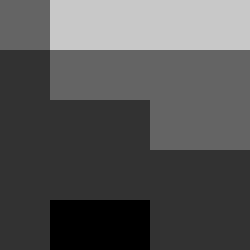
%> input picture Influence of Stress Change Direction Constraint/diceng_50_50.bmp, 50 x 50 px (shown 5 times larger)
$ octave mak9variable.m   (GNU Octave 9; MATLAB toolbox functions it lacks are replaced by stand-ins)
%> lines starting %> are read from the running program, lines starting %| are printed output that depends on the picture
### Influence of Stress Change Direction Constraint/checkPic.m
% 检查两幅图片的大小关系是否正确
function myans=checkPic(x)
    sizeOfX=size(x);
    if sizeOfX(1,1)~=1
        error('sizeOfX(1,1)~=1');
    end
    x1=x(1,1:(sizeOfX(1,2)/2));%获得第一幅图片信息
    x2=x(1,(sizeOfX(1,2)/2+1):sizeOfX(1,2));%获得第二幅图片信息
    pic1=PSO_FFTtoPic(x1);
    pic2=PSO_FFTtoPic(x2);
    v1=[pic1(10,27) pic1(10,28) pic1(10,29) pic1(10,30) pic1(10,31) pic1(10,32) pic1(10,33) pic1(10,34) pic1(10,35) pic1(10,36) pic1(10,37) pic1(10,38) pic1(10,39) pic1(10,40) pic1(11,27) pic1(11,28) pic1(11,29) pic1(11,30) pic1(11,31) pic1(11,32) pic1(11,33) pic1(11,34) pic1(11,35) pic1(11,36) pic1(11,37) pic1(11,38) pic1(11,39) pic1(11,40)];
    v2=[pic2(10,27) pic2(10,28) pic2(10,29) pic2(10,30) pic2(10,31) pic2(10,32) pic2(10,33) pic2(10,34) pic2(10,35) pic2(10,36) pic2(10,37) pic2(10,38) pic2(10,39) pic2(10,40) pic2(11,27) pic2(11,28) pic2(11,29) pic2(11,30) pic2(11,31) pic2(11,32) pic2(11,33) pic2(11,34) pic2(11,35) pic2(11,36) pic2(11,37) pic2(11,38) pic2(11,39) pic2(11,40)];
  %     v1应该大于v2
    sizeOfv1=size(v2);
    for i=1:1:sizeOfv1(1,2)
        if(v1(1,i)<v2(1,i))
            break;
        end
    end
    if(i==sizeOfv1(1,2))
        myans=1;
    else
        myans=0;
    end

end

### Influence of Stress Change Direction Constraint/PSO_FFTtoPic.m
%将频谱转换为图像
function mypic=PSO_FFTtoPic(fftmatrix)%传入参数为一组模和幅角，格式[x1.mod x1.ang x2.mod x2.ang.....]，需要将其填充到图片频谱的确定位置
    c_tupian='diceng_50_50.bmp';
    myjpg=imread(c_tupian);
    sizemyjpg=size(myjpg);%获得图片矩阵和fft矩阵大小
    newfftmx=zeros(sizemyjpg(1,1),sizemyjpg(1,2));

    fftmxsize=size(fftmatrix);
    if (fftmxsize(1,2)/2)~=5
        error('PSO_FFTtoPic error!');
    end
    newtemp=zeros(2,fftmxsize(1,2)/2);
    for j=1:1:(fftmxsize(1,2)/2)
        ang=fftmatrix(1,j*2);%取幅角
        mo=fftmatrix(1,j*2-1);%取模
        ang=ang*pi/180;%角度转为弧度
        %规定fftmatrix中参数排列顺序对应为[x1.mod x1.ang x2.mod x2.ang x3.mod x3.ang x4.mod x4.ang x5.mod x5.ang]
        %[(25,25) (26,25) (25,26) (26,26) (25,27)]
        myreal=mo*cos(ang);
        myinscriber=mo*sin(ang)*1i;
        newtemp(1,j)=myreal+myinscriber;%第一行放正
        newtemp(2,j)=myreal-myinscriber;%第二行放共轭复数
    end
    %获得fft矩阵
    newfftmx(25,25)=newtemp(1,1);
    newfftmx(25,26)=newtemp(1,2);
    newfftmx(27,25)=newtemp(2,5);
    newfftmx(26,25)=newtemp(1,3);
    newfftmx(26,26)=newtemp(1,4);
    newfftmx(26,27)=newtemp(2,3);
    newfftmx(25,27)=newtemp(1,5);
    newfftmx(27,26)=newtemp(2,2);
    newfftmx(27,27)=newtemp(2,1);
    %获得对应的图像
    newimag=uint8(real(ifft2(ifftshift(newfftmx))));
    mypic=newimag;


end

### Influence of Stress Change Direction Constraint/PSO_hanshuzhi.m
function myans=PSO_hanshuzhi(x)
%检查两幅图片之间是否符合已测得的大小关系
bigOrSmall=checkPic(x);
%送入的为两张图片的随机模型，需要从中间分开，变为两个独立的模型
sizeOfX=size(x);
if sizeOfX(1,1)~=1
    error('sizeOfX(1,1)~=1');
end
x1=x(1,1:(sizeOfX(1,2)/2));%获得第一幅图片信息
x2=x(1,(sizeOfX(1,2)/2+1):sizeOfX(1,2));%获得第二幅图片信息

%对第一幅图片进行射线追踪，获得到时信息
x=x1;
%将送入的x转换为图像
x=PSO_FFTtoPic(x);
pic1=x;
%将送入的x转换为图像
%送入的x为待求解的一个个体，应取整
%x=round(x);%取整
c_tupian='diceng_50_50.bmp';
c_StartV=30;
c_EndV=60;
c_RealXLength=200;
c_RealYLength=50;
c_NofPoints=2;%50*50图像时改为2
%TheoArrTime=0;%!!!!!!must be changed correct
myjpg=imread(c_tupian);
sizemyjpg=size(myjpg);
c_pic_hang=sizemyjpg(1,1);
c_pic_lie=sizemyjpg(1,2);
c_Map=x;%PSO送入的值列对应变量，c_Map中行对应变量，获得一幅图像
%c_Map=uint8(c_Map);
%查看理论到时是否存在，不存在报错，存在则读取
if exist('TheoArrTime_50_50.mat','file')==0%不存在
    error('no TheoArrTime.mat');
end
hofT=load('TheoArrTime_50_50.mat');
TheoArrTime=hofT.TheoArrTime;%获得理论到时
TheoArrTime_size=size(TheoArrTime);
%根据检波器和震源组合次数进行射线追踪
RealArrTime=zeros(1,TheoArrTime_size(1,2));
c_pic=c_Map;
% tic;
parfor NofArr=1:1:TheoArrTime_size(1,2)%进行并行for循环 parfor

            %sprintf('raytrace num=%d,total=%d',NofArr,TheoArrTime_size(1,2))
            RealArrTime(1,NofArr)=RayTrace2(c_pic,c_StartV,c_EndV,c_RealXLength,c_RealYLength,c_NofPoints,TheoArrTime(1,NofArr),TheoArrTime(2,NofArr),TheoArrTime(3,NofArr),TheoArrTime(4,NofArr));
            %sprintf('trace time=%d',toc)

end
% sprintf('第一张图片第一次射线追踪用时：')
% toc
result=RealArrTime;
theo=TheoArrTime;
%图片逆时针旋转90度以后再次进行射线追踪，模拟震源和检波器垂直排列时的情形
c_Map=rotatepic_counterclockwise_90(x);
if exist('TheoArrTime_counterclockwise_90_50_50_counterclockwise_90.mat','file')==0%不存在
    error('no TheoArrTime_counterclockwise_90_50_50_counterclockwise_90.mat');
end
hofT=load('TheoArrTime_counterclockwise_90_50_50_counterclockwise_90.mat');
TheoArrTime=hofT.TheoArrTime;%获得理论到时
TheoArrTime_size=size(TheoArrTime);
%根据检波器和震源组合次数进行射线追踪
RealArrTime=zeros(1,TheoArrTime_size(1,2));
c_pic=c_Map;
% tic;
parfor NofArr=1:1:TheoArrTime_size(1,2)%进行并行for循环 parfor

            %sprintf('raytrace rotate counterclockwise 90 num=%d,total=%d',NofArr,TheoArrTime_size(1,2))
            RealArrTime(1,NofArr)=RayTrace2(c_pic,c_StartV,c_EndV,c_RealXLength,c_RealYLength,c_NofPoints,TheoArrTime(1,NofArr),TheoArrTime(2,NofArr),TheoArrTime(3,NofArr),TheoArrTime(4,NofArr));
            %sprintf('trace time=%d',toc)

end
% sprintf('第一张图片第二次射线追踪用时：')
% toc
result_r=RealArrTime;
theo_r=TheoArrTime;
finalRealArrTime=[result result_r];%获得第一幅图片的实际到时
finalTheoArrTime=[theo theo_r];%获得第一幅图片的测量到时
%对第一幅图片进行射线追踪，获得到时信息


%对第二幅图片进行射线追踪，获得到时信息
x=x2;
%将送入的x转换为图像
x=PSO_FFTtoPic(x);
pic2=x;
%将送入的x转换为图像
tic;
%送入的x为待求解的一个个体，应取整
%x=round(x);%取整
c_tupian='diceng_50_50.bmp';
c_StartV=30;
c_EndV=60;
c_RealXLength=200;
c_RealYLength=50;
c_NofPoints=2;%50*50图像时改为2
%TheoArrTime=0;%!!!!!!must be changed correct
myjpg=imread(c_tupian);
sizemyjpg=size(myjpg);
c_pic_hang=sizemyjpg(1,1);
c_pic_lie=sizemyjpg(1,2);
c_Map=x;%PSO送入的值列对应变量，c_Map中行对应变量，获得一幅图像
%c_Map=uint8(c_Map);
%查看理论到时是否存在，不存在报错，存在则读取
if exist('TheoArrTime_50_50_2.mat','file')==0%不存在
    error('no TheoArrTime_2.mat');
end
hofT=load('TheoArrTime_50_50_2.mat');
TheoArrTime=hofT.TheoArrTime;%获得理论到时
TheoArrTime_size=size(TheoArrTime);
%根据检波器和震源组合次数进行射线追踪
RealArrTime=zeros(1,TheoArrTime_size(1,2));
c_pic=c_Map;
% tic;
parfor NofArr=1:1:TheoArrTime_size(1,2)%进行并行for循环 parfor

            %sprintf('raytrace num=%d,total=%d',NofArr,TheoArrTime_size(1,2))
            RealArrTime(1,NofArr)=RayTrace2(c_pic,c_StartV,c_EndV,c_RealXLength,c_RealYLength,c_NofPoints,TheoArrTime(1,NofArr),TheoArrTime(2,NofArr),TheoArrTime(3,NofArr),TheoArrTime(4,NofArr));
            %sprintf('trace time=%d',toc)

end
% sprintf('第二张图片第一次射线追踪用时：')
% toc
result=RealArrTime;
theo=TheoArrTime;
%图片逆时针旋转90度以后再次进行射线追踪，模拟震源和检波器垂直排列时的情形
c_Map=rotatepic_counterclockwise_90(x);
if exist('TheoArrTime_counterclockwise_90_50_50_counterclockwise_90_2.mat','file')==0%不存在
    error('no TheoArrTime_counterclockwise_90_50_50_counterclockwise_90_2.mat');
end
hofT=load('TheoArrTime_counterclockwise_90_50_50_counterclockwise_90_2.mat');
TheoArrTime=hofT.TheoArrTime;%获得理论到时
TheoArrTime_size=size(TheoArrTime);
%根据检波器和震源组合次数进行射线追踪
RealArrTime=zeros(1,TheoArrTime_size(1,2));
c_pic=c_Map;
% tic;
parfor NofArr=1:1:TheoArrTime_size(1,2)%进行并行for循环 parfor

            %sprintf('raytrace rotate counterclockwise 90 num=%d,total=%d',NofArr,TheoArrTime_size(1,2))
            RealArrTime(1,NofArr)=RayTrace2(c_pic,c_StartV,c_EndV,c_RealXLength,c_RealYLength,c_NofPoints,TheoArrTime(1,NofArr),TheoArrTime(2,NofArr),TheoArrTime(3,NofArr),TheoArrTime(4,NofArr));
            %sprintf('trace time=%d',toc)

end
% sprintf('第二张图片第二次射线追踪用时：')
% toc
result_r=RealArrTime;
theo_r=TheoArrTime;
finalRealArrTime=[finalRealArrTime result result_r];%获得第一幅图片的实际到时
finalTheoArrTime=[finalTheoArrTime theo theo_r];%获得第一幅图片的测量到时
%对第二幅图片进行射线追踪，获得到时信息


arriveTimeResult=(finalRealArrTime(1,:)-finalTheoArrTime(5,:)).*(finalRealArrTime(1,:)-finalTheoArrTime(5,:));%到时计算2范数
arriveTimeResultNorm2=sqrt(sum(arriveTimeResult));
% [6 lines of commented-out code are left out]
if bigOrSmall==1%关系正确
    myans=arriveTimeResultNorm2;
else
    myans=arriveTimeResultNorm2*2;%关系不正确，返回结果变为原来2倍
end


end

### Influence of Stress Change Direction Constraint/RayTrace2.m
function TravalTime=RayTrace2(myjpg,c_StartV,c_EndV,c_RealXLength,c_RealYLength,c_NofPoints,c_StartX,c_StartY,c_EndX,c_EndY)%送入的速度分布而不是图片地址
% [14 lines of commented-out code are left out]
myjpg2=myjpg;
%%%%%%%%%%%%%
% figure(1);%显示当前图片
% title('v distribution');
% imshow(myjpg2);%图片的（0，0）位于左上角，纵轴正方向向下，横轴正方向向右
%%%%%%%%%%%%5
clear myjpg;%清除无用变量

StartV=c_StartV;%速度范围，单位m/s，StartV对应图片中0，EndV对应图片中255，其余依次排列,StartV要大于EndV
EndV=c_EndV;
RealXLength=c_RealXLength;%实际横向长度，单位m
RealYLength=c_RealYLength;%实际纵向长度，单位m

MatrixV=im2double(myjpg2).*(EndV-StartV)+StartV;%速度矩阵，（0，0）位于左上角
[MVx MVy]=size(MatrixV);%MVx--速度矩阵行数，即纵坐标个数 MVy--速度矩阵列数，即横坐标个数
MatrixVtemp=MatrixV;
%转换坐标系，将图片的（0，0）转换到左下角
for i=1:1:MVx
    MatrixV(i,:)=MatrixVtemp(MVx-i+1,:);
end
clear MatrixVtemp;%清除临时变量
%%%%%%%%%%%%%%%%%%%%%
% figure(2);%显示速度转换后三维图
% surf(MatrixV,'DisplayName','MatrixV');figure(gcf);
%%%%%%%%%%%%%%%%
%网格数
[XNofGrid YNofGrid]=size(myjpg2);%XNofGrid--图片行数，即纵坐标个数，YNofGrid--图片列数，即横坐标个数

%每边点数
NofPoints=c_NofPoints;%不能小于2

%生成所有点的坐标及对应速度
test=zeros(((NofPoints-1)*XNofGrid+1),((NofPoints-1)*YNofGrid+1));%用于测试rtnodes中data获取的是否正确
for i=1:1:((NofPoints-1)*XNofGrid+1)%图片纵坐标循环
    for j=1:1:((NofPoints-1)*YNofGrid+1)%图片横坐标循环
        rtnodes(i,j)=rtnode();
        rtnodes(i,j).x=(j-1)*(RealXLength/((NofPoints-1)*YNofGrid));%获得每个点的实际x坐标
        rtnodes(i,j).y=(i-1)*(RealYLength/((NofPoints-1)*XNofGrid));%获得每个点的世纪y坐标
        %计算当前点对应速度，规则为向上对其，对NofPoints=3来说，如.x
        %.y=（0，0），对应速度分布（1，1），（1，0）-》（1，1），（2，0）-》（2，1），到终点附近，（199，0）-》（100，0），（200，0）-》（100，0）
        XofMatrixV=floor((j-1)/(NofPoints-1))+1;%向负无穷方向取整，即去掉小数部分，保留整数部分，获得当前坐标对应速度分布矩阵中方格坐标
        YofMatrixV=floor((i-1)/(NofPoints-1))+1;
        if XofMatrixV==YNofGrid+1
            XofMatrixV=XofMatrixV-1;
        end
        if YofMatrixV==XNofGrid+1
            YofMatrixV=YofMatrixV-1;
        end
        rtnodes(i,j).v=MatrixV(YofMatrixV,XofMatrixV);
        rtnodes(i,j).p=0;%默认所有点都不参与射线追踪计算
        %说明：图像上坐标x,y处值为z，对应rtnodes(y+1,x+1).data值为z
        test(i,j)=rtnodes(i,j).v;%用于测试rtnodes中data获取的是否正确

    end
end

% surf([8000 8000;8000 8000]);


%起点坐标，即实际坐标，横坐标范围0~RealXLength，纵坐标范围0~RealYLength，给入的坐标并不一定是实际用于计算的坐标，用于计算的坐标为距离给入坐标最近的rtnodes中的点
[Hangrtnodes Liertnodes]=size(rtnodes);%获得rtnodes的行数和列数
% StartX=round((RealXLength*0)/(RealXLength/(Liertnodes-1)))+1;%计算起点坐标对应rtnodes数组中的元素位置
% StartY=round((RealYLength*0)/(RealYLength/(Hangrtnodes-1)))+1;
StartX=round(c_StartX/(RealXLength/(Liertnodes-1)))+1;%计算起点坐标对应rtnodes数组中的元素位置
StartY=round(c_StartY/(RealYLength/(Hangrtnodes-1)))+1;
%终点坐标
% EndX=round((RealXLength*0.2)/(RealXLength/(Liertnodes-1)))+1;
% EndY=round((RealYLength*1)/(RealYLength/(Hangrtnodes-1)))+1;
EndX=round(c_EndX/(RealXLength/(Liertnodes-1)))+1;
EndY=round(c_EndY/(RealYLength/(Hangrtnodes-1)))+1;
% [5 lines of commented-out code are left out]
rtnodes(StartY,StartX).p=1;
rtnodes(EndY,EndX).p=1;
%让边框上的点参与射线追踪计算
%按行找点
i=1;
while(1)
    if i>Hangrtnodes
        break;
    end
    for j=1:1:Liertnodes
        rtnodes(i,j).p=1;
    end
    i=i+NofPoints-1;
end
i=1;
%按列找点
while(1)
    if i>Liertnodes
        break;
    end
    for j=1:1:Hangrtnodes
        rtnodes(j,i).p=1;
    end
    i=i+NofPoints-1;
end
% [11 lines of commented-out code are left out]
MyBestPath=Dijkstra(NofPoints,rtnodes(StartY,StartX),rtnodes(EndY,EndX),rtnodes,test);
% toc;
TravalTime=MyBestPath.data;
end

### Influence of Stress Change Direction Constraint/Dijkstra.m
function BestPath=Dijkstra(NofPoints,Start,End,VMap,test)%BestPath返回最优路径序列，Start为起始点，类型rtnode，End为结束点，VMap为速度分布，即所有坐标点对应的速度,NofPoints为每边点数，用于转换大小方格。Start和End需是VMap中的点
    if Start==End
        Start.data=0;%起点与终点重合，权值置0
        Start.previous=Start;%起点与终点重合，最优路径指向自己
        BestPath=Start;
        return;
    end
    NewStart=Start;%新起点=当前起点
    Start.data=0;%起点的权值为0
    [YSizeVMap XSizeVMap]=size(VMap);%XSizeVMap表示VMap的列数，即横轴格子数，YXizeVMap表示VMap的行数，即纵轴格子数
    XLengthofEachLattice=VMap(1,2).x;%横向上，一个格子的长度，用于转换x坐标与VMap索引
    YLengthofEachLattice=VMap(2,1).y;%纵向上，一个格子的长度，用于转换y坐标与VMap索引
    SelectedPoint=zeros(YSizeVMap,XSizeVMap);%SelectedPoint表示已选集合，大小与VMap相同，对应位置1说明已选，为0说明未选
    SelectedPoint(round(Start.y/YLengthofEachLattice+1),round(Start.x/XLengthofEachLattice+1))=1;%当前起点放入已选集合
    ComputedPoint=zeros(YSizeVMap,XSizeVMap);%表示已有权值的点，用于选择合适的终点
    ComputedPoint(round(Start.y/YLengthofEachLattice+1),round(Start.x/XLengthofEachLattice+1))=1;%对应位置为1表示当前点已有权值
    NofWhile=0;
%     tic;
    while(1)
        NofWhile=NofWhile+1;
        ComputedPoint=SelectandCompPossEnds(NofPoints,NewStart,SelectedPoint,ComputedPoint,VMap);
        %选择合适的终点作为下一个起点。注意：是在所有已知权值的终点中找到权值最小的点
        BestEnd=SelectBestEnd(VMap,ComputedPoint,SelectedPoint);
        %选择的终点是目的终点
        if BestEnd==End
            break;
        else%选择的点不是目的终点
            NewStart=BestEnd;%更新当前起点
            SelectedPoint(round(NewStart.y/YLengthofEachLattice+1),round(NewStart.x/XLengthofEachLattice+1))=1;%将新起点加入已选点集合
        end
    end
%     toc;
    BestPath=BestEnd;
% [14 lines of commented-out code are left out]
end

### Influence of Stress Change Direction Constraint/mak9variable.m
%根据一副图片构造9个变量，用于测试PSO_hanshuzhi
clc;
clear all;
close all;
myimage=imread('diceng_50_50.bmp');
%> myimage is the input picture: size 50x50 uint8; min 0, max 200, mean 84
fft_myimage1=fftshift(fft2(myimage));

cut_fft_myimage=fft_myimage1;

mo=abs(cut_fft_myimage);
fujiao=angle(cut_fft_myimage)*180/pi;
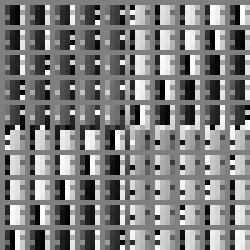
%> fujiao: size 50x50 double (shown 5 times larger); min -177.8, max 177.8, mean 0; drawn with min black and max white

x1=[mo(25,25) fujiao(25,25) mo(25,26) fujiao(25,26) mo(26,25) fujiao(2,25) mo(26,26) fujiao(26,26) mo(25,27) fujiao(25,27)];
%> x1 = [10941.4 -92.81 64747.2 62.23 20116.5 -154.4 210000 0 12093.2 -115.6]

myimage=imread('diceng_50_50_2.bmp');
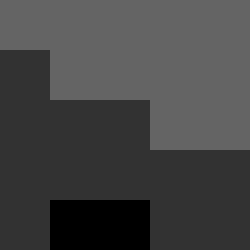
%> input picture Influence of Stress Change Direction Constraint/diceng_50_50_2.bmp, 50 x 50 px (shown 5 times larger)
%> myimage is the input picture: size 50x50 uint8; min 0, max 100, mean 68
fft_myimage1=fftshift(fft2(myimage));

cut_fft_myimage=fft_myimage1;

mo=abs(cut_fft_myimage);
fujiao=angle(cut_fft_myimage)*180/pi;
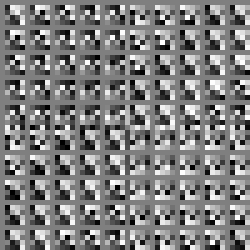
%> fujiao: size 50x50 double (shown 5 times larger); min -180, max 180, mean 0; drawn with min black and max white

x2=[mo(25,25) fujiao(25,25) mo(25,26) fujiao(25,26) mo(26,25) fujiao(2,25) mo(26,26) fujiao(26,26) mo(25,27) fujiao(25,27)];
%> x2 = [4381.5 -43.2 37256.7 92.23 15146.5 162 170000 0 11470.8 -72]
x=[x1 x2];
%> x = 20 values, max 210000 at index 7, min -154.4 at index 6, mean 27799.6
theoryResult=PSO_hanshuzhi(x);
%> the loop in PSO_FFTtoPic, `for j=1:1:(fftmxsize(1,2)/2)` made 5 passes
%> (ang, mo, myreal) on passes 1, 2, 3, 5: (-1.62, 10941.4, -537.1), (1.09, 64747.2, 30163.3), (-2.7, 20116.5, -18147.4), (-2.02, 12093.2, -5218.2)
%> (ang, mo, myreal, myinscriber) on pass 4: (0, 210000, 210000, 0)
%> in PSO_FFTtoPic, `newimag=uint8(real(ifft2(ifftshift(newfftmx))));`:
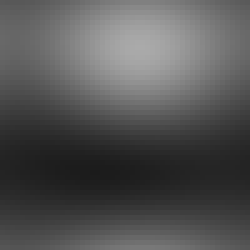
%> newimag: size 50x50 uint8 (shown 5 times larger); min 27, max 170, mean 84
%> the loop in PSO_FFTtoPic (call 2), `for j=1:1:(fftmxsize(1,2)/2)` made 5 passes
%> (ang, mo, myreal) on passes 1, 2, 3, 5: (-0.754, 4381.5, 3193.9), (1.61, 37256.7, -1451.9), (2.83, 15146.5, -14405.2), (-1.26, 11470.8, 3544.7)
%> (ang, mo, myreal, myinscriber) on pass 4: (0, 170000, 170000, 0)
%> in PSO_FFTtoPic (call 2), `newimag=uint8(real(ifft2(ifftshift(newfftmx))));`:
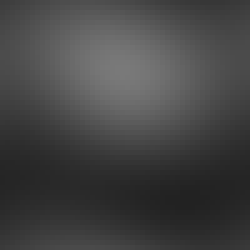
%> newimag: size 50x50 uint8 (shown 5 times larger); min 34, max 121, mean 68
%> in checkPic, `v1=[pic1(10,27) pic1(10,28) pic1(10,29) pic1(10,30) pic1(10,31) pic1(1..`: v1 = 28 values, max 170 at index 2, min 139 at index 28, mean 159.5
%> in checkPic, `v2=[pic2(10,27) pic2(10,28) pic2(10,29) pic2(10,30) pic2(10,31) pic2(1..`: v2 = 28 values, max 115 at index 15, min 84 at index 14, mean 100.9
%> in PSO_hanshuzhi, `bigOrSmall=checkPic(x);`: bigOrSmall = 1
%> in PSO_hanshuzhi, `x=x1;`: x has the same summary as x1 outside PSO_hanshuzhi
%> the loop in PSO_hanshuzhi, `parfor NofArr=1:1:TheoArrTime_size(1,2)` made 1 pass
%> pass 1, in RayTrace2, `MatrixV=im2double(myjpg2).*(EndV-StartV)+StartV;`:
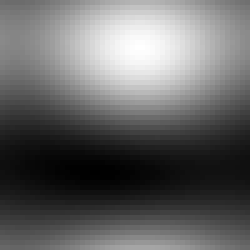
%> MatrixV: size 50x50 double (shown 5 times larger); min 33.18, max 50, mean 39.9; drawn with min black and max white
%> the run ends on the next line
